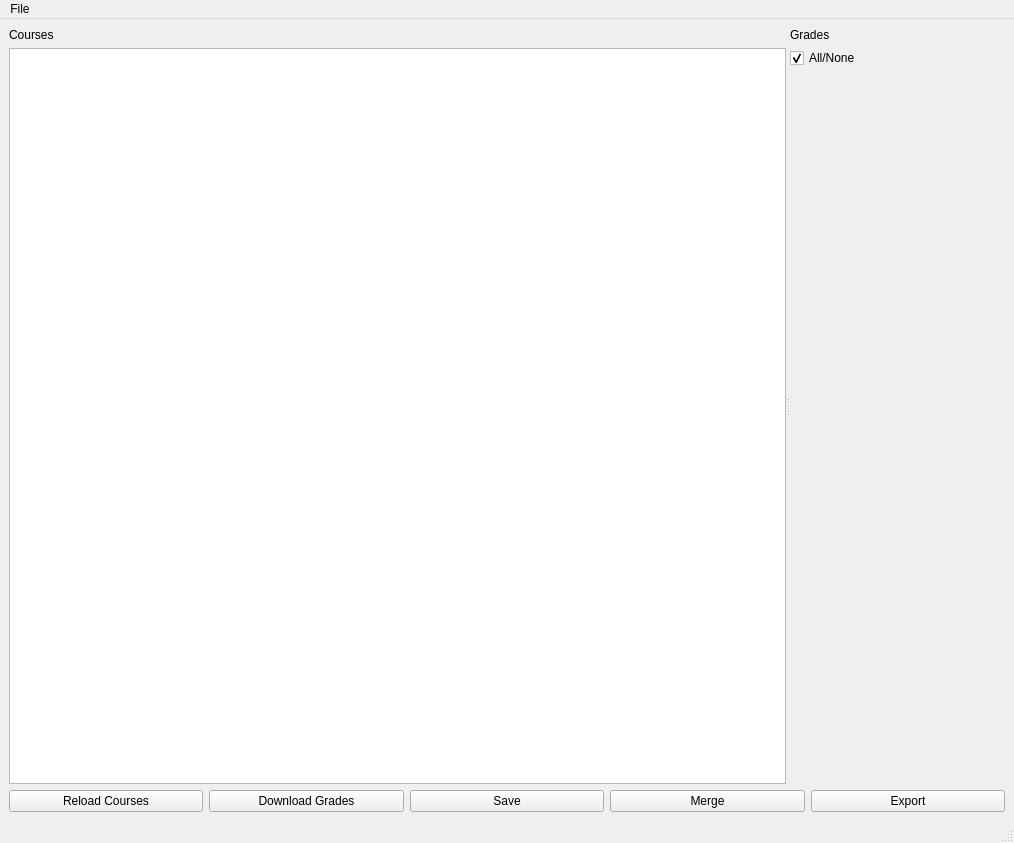
<?xml version="1.0" encoding="UTF-8"?>
<ui version="4.0">
 <class>MainWindow</class>
 <widget class="QMainWindow" name="MainWindow">
  <property name="geometry">
   <rect>
    <x>0</x>
    <y>0</y>
    <width>1014</width>
    <height>843</height>
   </rect>
  </property>
  <property name="windowTitle">
   <string>Moodle Sync</string>
  </property>
  <widget class="QWidget" name="centralwidget">
   <layout class="QGridLayout" name="gridLayout_2">
    <item row="0" column="0">
     <widget class="QSplitter" name="splitter">
      <property name="orientation">
       <enum>Qt::Horizontal</enum>
      </property>
      <widget class="QWidget" name="verticalLayoutWidget">
       <layout class="QVBoxLayout" name="verticalLayout">
        <item>
         <widget class="QLabel" name="label">
          <property name="text">
           <string>Courses</string>
          </property>
         </widget>
        </item>
        <item>
         <widget class="QListWidget" name="courselistWidget"/>
        </item>
       </layout>
      </widget>
      <widget class="QWidget" name="verticalLayoutWidget_2">
       <layout class="QFormLayout" name="formLayout">
        <property name="rowWrapPolicy">
         <enum>QFormLayout::WrapLongRows</enum>
        </property>
        <property name="labelAlignment">
         <set>Qt::AlignLeading|Qt::AlignLeft|Qt::AlignTop</set>
        </property>
        <item row="0" column="0">
         <widget class="QLabel" name="tasks_label">
          <property name="text">
           <string>Grades</string>
          </property>
          <property name="alignment">
           <set>Qt::AlignLeading|Qt::AlignLeft|Qt::AlignTop</set>
          </property>
         </widget>
        </item>
        <item row="1" column="0">
         <widget class="QCheckBox" name="all_none_checkBox">
          <property name="text">
           <string>All/None</string>
          </property>
          <property name="checked">
           <bool>true</bool>
          </property>
         </widget>
        </item>
        <item row="2" column="0">
         <layout class="QVBoxLayout" name="tasks_verticalLayout"/>
        </item>
       </layout>
      </widget>
     </widget>
    </item>
    <item row="1" column="0">
     <layout class="QHBoxLayout" name="horizontalLayout_2">
      <item>
       <widget class="QPushButton" name="reload_pushButton">
        <property name="text">
         <string>Reload Courses</string>
        </property>
       </widget>
      </item>
      <item>
       <widget class="QPushButton" name="download_pushButton">
        <property name="text">
         <string>Download Grades</string>
        </property>
       </widget>
      </item>
      <item>
       <widget class="QPushButton" name="save_pushButton">
        <property name="text">
         <string>Save</string>
        </property>
       </widget>
      </item>
      <item>
       <widget class="QPushButton" name="merge_pushButton">
        <property name="text">
         <string>Merge</string>
        </property>
       </widget>
      </item>
      <item>
       <widget class="QPushButton" name="export_pushButton">
        <property name="text">
         <string>Export</string>
        </property>
        <property name="checkable">
         <bool>false</bool>
        </property>
       </widget>
      </item>
     </layout>
    </item>
   </layout>
  </widget>
  <widget class="QMenuBar" name="menubar">
   <property name="geometry">
    <rect>
     <x>0</x>
     <y>0</y>
     <width>1014</width>
     <height>24</height>
    </rect>
   </property>
   <widget class="QMenu" name="menuDatei">
    <property name="title">
     <string>File</string>
    </property>
    <addaction name="actionSettings"/>
   </widget>
   <addaction name="menuDatei"/>
  </widget>
  <widget class="QStatusBar" name="statusbar"/>
  <action name="actionSettings">
   <property name="text">
    <string>Settings</string>
   </property>
  </action>
 </widget>
 <tabstops>
  <tabstop>courselistWidget</tabstop>
  <tabstop>all_none_checkBox</tabstop>
  <tabstop>reload_pushButton</tabstop>
  <tabstop>download_pushButton</tabstop>
  <tabstop>save_pushButton</tabstop>
  <tabstop>merge_pushButton</tabstop>
  <tabstop>export_pushButton</tabstop>
 </tabstops>
 <resources/>
 <connections/>
</ui>
